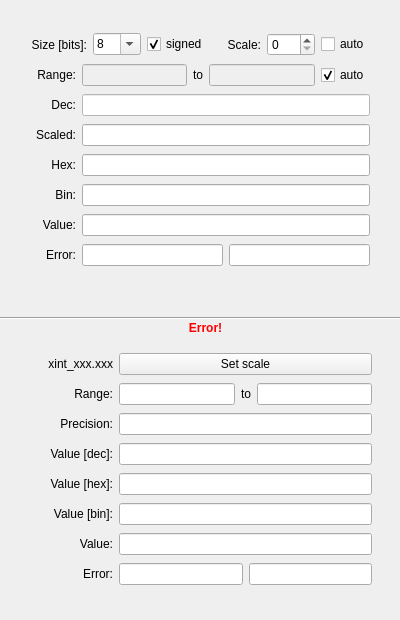
<?xml version="1.0" encoding="UTF-8"?>
<ui version="4.0">
 <class>MainWindow</class>
 <widget class="QMainWindow" name="MainWindow">
  <property name="geometry">
   <rect>
    <x>0</x>
    <y>0</y>
    <width>400</width>
    <height>620</height>
   </rect>
  </property>
  <property name="minimumSize">
   <size>
    <width>400</width>
    <height>620</height>
   </size>
  </property>
  <property name="maximumSize">
   <size>
    <width>400</width>
    <height>620</height>
   </size>
  </property>
  <property name="windowTitle">
   <string>Fixed Point Calculator</string>
  </property>
  <property name="windowIcon">
   <iconset>
    <normaloff>fxc_icon_128.ico</normaloff>fxc_icon_128.ico</iconset>
  </property>
  <widget class="QWidget" name="centralWidget">
   <widget class="Line" name="line">
    <property name="geometry">
     <rect>
      <x>0</x>
      <y>310</y>
      <width>401</width>
      <height>16</height>
     </rect>
    </property>
    <property name="orientation">
     <enum>Qt::Horizontal</enum>
    </property>
   </widget>
   <widget class="QLabel" name="label_error">
    <property name="enabled">
     <bool>true</bool>
    </property>
    <property name="geometry">
     <rect>
      <x>60</x>
      <y>320</y>
      <width>291</width>
      <height>16</height>
     </rect>
    </property>
    <property name="font">
     <font>
      <weight>75</weight>
      <bold>true</bold>
     </font>
    </property>
    <property name="styleSheet">
     <string notr="true">QLabel { color: red }</string>
    </property>
    <property name="text">
     <string>Error!</string>
    </property>
    <property name="alignment">
     <set>Qt::AlignCenter</set>
    </property>
   </widget>
   <widget class="QWidget" name="layoutWidget">
    <property name="geometry">
     <rect>
      <x>22</x>
      <y>340</y>
      <width>361</width>
      <height>260</height>
     </rect>
    </property>
    <layout class="QVBoxLayout" name="verticalLayout_2">
     <item>
      <layout class="QHBoxLayout" name="horizontalLayout_3">
       <item>
        <widget class="QLabel" name="label_type">
         <property name="maximumSize">
          <size>
           <width>80</width>
           <height>16777215</height>
          </size>
         </property>
         <property name="text">
          <string>xint_xxx.xxx</string>
         </property>
         <property name="alignment">
          <set>Qt::AlignRight|Qt::AlignTrailing|Qt::AlignVCenter</set>
         </property>
        </widget>
       </item>
       <item>
        <widget class="QPushButton" name="pushButton">
         <property name="text">
          <string>Set scale</string>
         </property>
        </widget>
       </item>
      </layout>
     </item>
     <item>
      <layout class="QHBoxLayout" name="horizontalLayout_11">
       <item>
        <widget class="QLabel" name="label_5">
         <property name="minimumSize">
          <size>
           <width>80</width>
           <height>0</height>
          </size>
         </property>
         <property name="text">
          <string>Range:</string>
         </property>
         <property name="alignment">
          <set>Qt::AlignRight|Qt::AlignTrailing|Qt::AlignVCenter</set>
         </property>
        </widget>
       </item>
       <item>
        <widget class="QLineEdit" name="lineEdit_fxp_minRange">
         <property name="enabled">
          <bool>true</bool>
         </property>
         <property name="readOnly">
          <bool>true</bool>
         </property>
         <property name="placeholderText">
          <string/>
         </property>
        </widget>
       </item>
       <item>
        <widget class="QLabel" name="label_6">
         <property name="text">
          <string>to</string>
         </property>
         <property name="alignment">
          <set>Qt::AlignCenter</set>
         </property>
        </widget>
       </item>
       <item>
        <widget class="QLineEdit" name="lineEdit_fxp_maxRange">
         <property name="enabled">
          <bool>true</bool>
         </property>
         <property name="readOnly">
          <bool>true</bool>
         </property>
        </widget>
       </item>
      </layout>
     </item>
     <item>
      <layout class="QHBoxLayout" name="horizontalLayout_6">
       <item>
        <widget class="QLabel" name="label_7">
         <property name="minimumSize">
          <size>
           <width>80</width>
           <height>0</height>
          </size>
         </property>
         <property name="text">
          <string>Precision:</string>
         </property>
         <property name="alignment">
          <set>Qt::AlignRight|Qt::AlignTrailing|Qt::AlignVCenter</set>
         </property>
        </widget>
       </item>
       <item>
        <widget class="QLineEdit" name="lineEdit_fxp_precision">
         <property name="enabled">
          <bool>true</bool>
         </property>
         <property name="readOnly">
          <bool>true</bool>
         </property>
         <property name="placeholderText">
          <string/>
         </property>
        </widget>
       </item>
      </layout>
     </item>
     <item>
      <layout class="QHBoxLayout" name="horizontalLayout_7">
       <item>
        <widget class="QLabel" name="label_8">
         <property name="minimumSize">
          <size>
           <width>80</width>
           <height>0</height>
          </size>
         </property>
         <property name="text">
          <string>Value [dec]:</string>
         </property>
         <property name="alignment">
          <set>Qt::AlignRight|Qt::AlignTrailing|Qt::AlignVCenter</set>
         </property>
        </widget>
       </item>
       <item>
        <widget class="QLineEdit" name="lineEdit_fxp_value_dec">
         <property name="enabled">
          <bool>true</bool>
         </property>
         <property name="text">
          <string/>
         </property>
         <property name="readOnly">
          <bool>true</bool>
         </property>
        </widget>
       </item>
      </layout>
     </item>
     <item>
      <layout class="QHBoxLayout" name="horizontalLayout_8">
       <item>
        <widget class="QLabel" name="label_10">
         <property name="minimumSize">
          <size>
           <width>80</width>
           <height>0</height>
          </size>
         </property>
         <property name="text">
          <string>Value [hex]:</string>
         </property>
         <property name="alignment">
          <set>Qt::AlignRight|Qt::AlignTrailing|Qt::AlignVCenter</set>
         </property>
        </widget>
       </item>
       <item>
        <widget class="QLineEdit" name="lineEdit_fxp_value_hex">
         <property name="enabled">
          <bool>true</bool>
         </property>
         <property name="text">
          <string/>
         </property>
         <property name="readOnly">
          <bool>true</bool>
         </property>
        </widget>
       </item>
      </layout>
     </item>
     <item>
      <layout class="QHBoxLayout" name="horizontalLayout_14">
       <item>
        <widget class="QLabel" name="label_17">
         <property name="minimumSize">
          <size>
           <width>80</width>
           <height>0</height>
          </size>
         </property>
         <property name="text">
          <string>Value [bin]:</string>
         </property>
         <property name="alignment">
          <set>Qt::AlignRight|Qt::AlignTrailing|Qt::AlignVCenter</set>
         </property>
        </widget>
       </item>
       <item>
        <widget class="QLineEdit" name="lineEdit_fxp_value_bin">
         <property name="enabled">
          <bool>true</bool>
         </property>
         <property name="text">
          <string/>
         </property>
         <property name="readOnly">
          <bool>true</bool>
         </property>
        </widget>
       </item>
      </layout>
     </item>
     <item>
      <layout class="QHBoxLayout" name="horizontalLayout_9">
       <item>
        <widget class="QLabel" name="label_11">
         <property name="minimumSize">
          <size>
           <width>80</width>
           <height>0</height>
          </size>
         </property>
         <property name="text">
          <string>Value:</string>
         </property>
         <property name="alignment">
          <set>Qt::AlignRight|Qt::AlignTrailing|Qt::AlignVCenter</set>
         </property>
        </widget>
       </item>
       <item>
        <widget class="QLineEdit" name="lineEdit_fxp_value">
         <property name="enabled">
          <bool>true</bool>
         </property>
         <property name="text">
          <string/>
         </property>
         <property name="readOnly">
          <bool>true</bool>
         </property>
        </widget>
       </item>
      </layout>
     </item>
     <item>
      <layout class="QHBoxLayout" name="horizontalLayout_10">
       <item>
        <widget class="QLabel" name="label_9">
         <property name="minimumSize">
          <size>
           <width>80</width>
           <height>0</height>
          </size>
         </property>
         <property name="text">
          <string>Error:</string>
         </property>
         <property name="alignment">
          <set>Qt::AlignRight|Qt::AlignTrailing|Qt::AlignVCenter</set>
         </property>
        </widget>
       </item>
       <item>
        <widget class="QLineEdit" name="lineEdit_fxp_error_abs">
         <property name="enabled">
          <bool>true</bool>
         </property>
         <property name="text">
          <string/>
         </property>
         <property name="readOnly">
          <bool>true</bool>
         </property>
        </widget>
       </item>
       <item>
        <widget class="QLineEdit" name="lineEdit_fxp_error_rel">
         <property name="enabled">
          <bool>true</bool>
         </property>
         <property name="text">
          <string/>
         </property>
         <property name="readOnly">
          <bool>true</bool>
         </property>
        </widget>
       </item>
      </layout>
     </item>
    </layout>
   </widget>
   <widget class="QWidget" name="">
    <property name="geometry">
     <rect>
      <x>20</x>
      <y>20</y>
      <width>361</width>
      <height>260</height>
     </rect>
    </property>
    <layout class="QVBoxLayout" name="verticalLayout">
     <item>
      <layout class="QHBoxLayout" name="horizontalLayout_2">
       <item>
        <widget class="QLabel" name="label">
         <property name="text">
          <string>Size [bits]:</string>
         </property>
         <property name="alignment">
          <set>Qt::AlignRight|Qt::AlignTrailing|Qt::AlignVCenter</set>
         </property>
        </widget>
       </item>
       <item>
        <widget class="QComboBox" name="comboBox_size">
         <property name="editable">
          <bool>true</bool>
         </property>
         <property name="currentText">
          <string>8</string>
         </property>
         <item>
          <property name="text">
           <string>8</string>
          </property>
         </item>
         <item>
          <property name="text">
           <string>16</string>
          </property>
         </item>
         <item>
          <property name="text">
           <string>32</string>
          </property>
         </item>
         <item>
          <property name="text">
           <string>64</string>
          </property>
         </item>
        </widget>
       </item>
       <item>
        <widget class="QCheckBox" name="checkBox_signed">
         <property name="text">
          <string>signed</string>
         </property>
         <property name="checked">
          <bool>true</bool>
         </property>
        </widget>
       </item>
       <item>
        <widget class="QLabel" name="label_14">
         <property name="text">
          <string>Scale:</string>
         </property>
         <property name="alignment">
          <set>Qt::AlignRight|Qt::AlignTrailing|Qt::AlignVCenter</set>
         </property>
        </widget>
       </item>
       <item>
        <widget class="QSpinBox" name="spinBoxInputScale"/>
       </item>
       <item>
        <widget class="QCheckBox" name="checkBox_ScaleAuto">
         <property name="text">
          <string>auto</string>
         </property>
         <property name="checked">
          <bool>false</bool>
         </property>
        </widget>
       </item>
      </layout>
     </item>
     <item>
      <layout class="QHBoxLayout" name="horizontalLayout">
       <item>
        <widget class="QLabel" name="label_2">
         <property name="minimumSize">
          <size>
           <width>45</width>
           <height>0</height>
          </size>
         </property>
         <property name="text">
          <string>Range:</string>
         </property>
         <property name="alignment">
          <set>Qt::AlignRight|Qt::AlignTrailing|Qt::AlignVCenter</set>
         </property>
        </widget>
       </item>
       <item>
        <widget class="QLineEdit" name="lineEdit_minRange">
         <property name="enabled">
          <bool>false</bool>
         </property>
         <property name="placeholderText">
          <string/>
         </property>
        </widget>
       </item>
       <item>
        <widget class="QLabel" name="label_3">
         <property name="text">
          <string>to</string>
         </property>
         <property name="alignment">
          <set>Qt::AlignCenter</set>
         </property>
        </widget>
       </item>
       <item>
        <widget class="QLineEdit" name="lineEdit_maxRange">
         <property name="enabled">
          <bool>false</bool>
         </property>
         <property name="sizePolicy">
          <sizepolicy hsizetype="Expanding" vsizetype="Fixed">
           <horstretch>0</horstretch>
           <verstretch>0</verstretch>
          </sizepolicy>
         </property>
        </widget>
       </item>
       <item>
        <widget class="QCheckBox" name="checkBox_RangeAuto">
         <property name="text">
          <string>auto</string>
         </property>
         <property name="checked">
          <bool>true</bool>
         </property>
        </widget>
       </item>
      </layout>
     </item>
     <item>
      <layout class="QHBoxLayout" name="horizontalLayout_13">
       <item>
        <widget class="QLabel" name="label_16">
         <property name="minimumSize">
          <size>
           <width>45</width>
           <height>0</height>
          </size>
         </property>
         <property name="text">
          <string>Dec:</string>
         </property>
         <property name="alignment">
          <set>Qt::AlignRight|Qt::AlignTrailing|Qt::AlignVCenter</set>
         </property>
        </widget>
       </item>
       <item>
        <widget class="fLineEdit" name="lineEdit_InputValue_Dec">
         <property name="enabled">
          <bool>true</bool>
         </property>
         <property name="focusPolicy">
          <enum>Qt::StrongFocus</enum>
         </property>
         <property name="autoFillBackground">
          <bool>false</bool>
         </property>
         <property name="styleSheet">
          <string notr="true">background-color: rgb(255, 255, 255);</string>
         </property>
         <property name="text">
          <string/>
         </property>
        </widget>
       </item>
      </layout>
     </item>
     <item>
      <layout class="QHBoxLayout" name="horizontalLayout_12">
       <item>
        <widget class="QLabel" name="label_15">
         <property name="minimumSize">
          <size>
           <width>45</width>
           <height>0</height>
          </size>
         </property>
         <property name="text">
          <string>Scaled:</string>
         </property>
         <property name="alignment">
          <set>Qt::AlignRight|Qt::AlignTrailing|Qt::AlignVCenter</set>
         </property>
        </widget>
       </item>
       <item>
        <widget class="fLineEdit" name="lineEdit_InputValue_Scaled">
         <property name="enabled">
          <bool>true</bool>
         </property>
         <property name="text">
          <string/>
         </property>
        </widget>
       </item>
      </layout>
     </item>
     <item>
      <layout class="QHBoxLayout" name="horizontalLayout_4">
       <item>
        <widget class="QLabel" name="label_12">
         <property name="minimumSize">
          <size>
           <width>45</width>
           <height>0</height>
          </size>
         </property>
         <property name="text">
          <string>Hex:</string>
         </property>
         <property name="alignment">
          <set>Qt::AlignRight|Qt::AlignTrailing|Qt::AlignVCenter</set>
         </property>
        </widget>
       </item>
       <item>
        <widget class="fLineEdit" name="lineEdit_InputValue_Hex">
         <property name="enabled">
          <bool>true</bool>
         </property>
         <property name="text">
          <string/>
         </property>
        </widget>
       </item>
      </layout>
     </item>
     <item>
      <layout class="QHBoxLayout" name="horizontalLayout_5">
       <item>
        <widget class="QLabel" name="label_13">
         <property name="minimumSize">
          <size>
           <width>45</width>
           <height>0</height>
          </size>
         </property>
         <property name="text">
          <string>Bin:</string>
         </property>
         <property name="alignment">
          <set>Qt::AlignRight|Qt::AlignTrailing|Qt::AlignVCenter</set>
         </property>
        </widget>
       </item>
       <item>
        <widget class="fLineEdit" name="lineEdit_InputValue_Bin">
         <property name="enabled">
          <bool>true</bool>
         </property>
         <property name="text">
          <string/>
         </property>
        </widget>
       </item>
      </layout>
     </item>
     <item>
      <layout class="QHBoxLayout" name="horizontalLayout_19">
       <item>
        <widget class="QLabel" name="label_22">
         <property name="minimumSize">
          <size>
           <width>45</width>
           <height>0</height>
          </size>
         </property>
         <property name="maximumSize">
          <size>
           <width>45</width>
           <height>16777215</height>
          </size>
         </property>
         <property name="text">
          <string>Value:</string>
         </property>
         <property name="alignment">
          <set>Qt::AlignRight|Qt::AlignTrailing|Qt::AlignVCenter</set>
         </property>
        </widget>
       </item>
       <item>
        <widget class="QLineEdit" name="lineEdit_value">
         <property name="enabled">
          <bool>true</bool>
         </property>
         <property name="text">
          <string/>
         </property>
         <property name="readOnly">
          <bool>true</bool>
         </property>
        </widget>
       </item>
      </layout>
     </item>
     <item>
      <layout class="QHBoxLayout" name="horizontalLayout_20">
       <item>
        <widget class="QLabel" name="label_23">
         <property name="minimumSize">
          <size>
           <width>45</width>
           <height>0</height>
          </size>
         </property>
         <property name="maximumSize">
          <size>
           <width>45</width>
           <height>16777215</height>
          </size>
         </property>
         <property name="text">
          <string>Error:</string>
         </property>
         <property name="alignment">
          <set>Qt::AlignRight|Qt::AlignTrailing|Qt::AlignVCenter</set>
         </property>
        </widget>
       </item>
       <item>
        <widget class="QLineEdit" name="lineEdit_error_abs">
         <property name="enabled">
          <bool>true</bool>
         </property>
         <property name="text">
          <string/>
         </property>
         <property name="readOnly">
          <bool>true</bool>
         </property>
        </widget>
       </item>
       <item>
        <widget class="QLineEdit" name="lineEdit_error_rel">
         <property name="enabled">
          <bool>true</bool>
         </property>
         <property name="text">
          <string/>
         </property>
         <property name="readOnly">
          <bool>true</bool>
         </property>
        </widget>
       </item>
      </layout>
     </item>
    </layout>
   </widget>
  </widget>
 </widget>
 <layoutdefault spacing="6" margin="11"/>
 <customwidgets>
  <customwidget>
   <class>fLineEdit</class>
   <extends>QLineEdit</extends>
   <header>flineedit.h</header>
   <slots>
    <signal>focussed()</signal>
   </slots>
  </customwidget>
 </customwidgets>
 <resources/>
 <connections/>
</ui>
